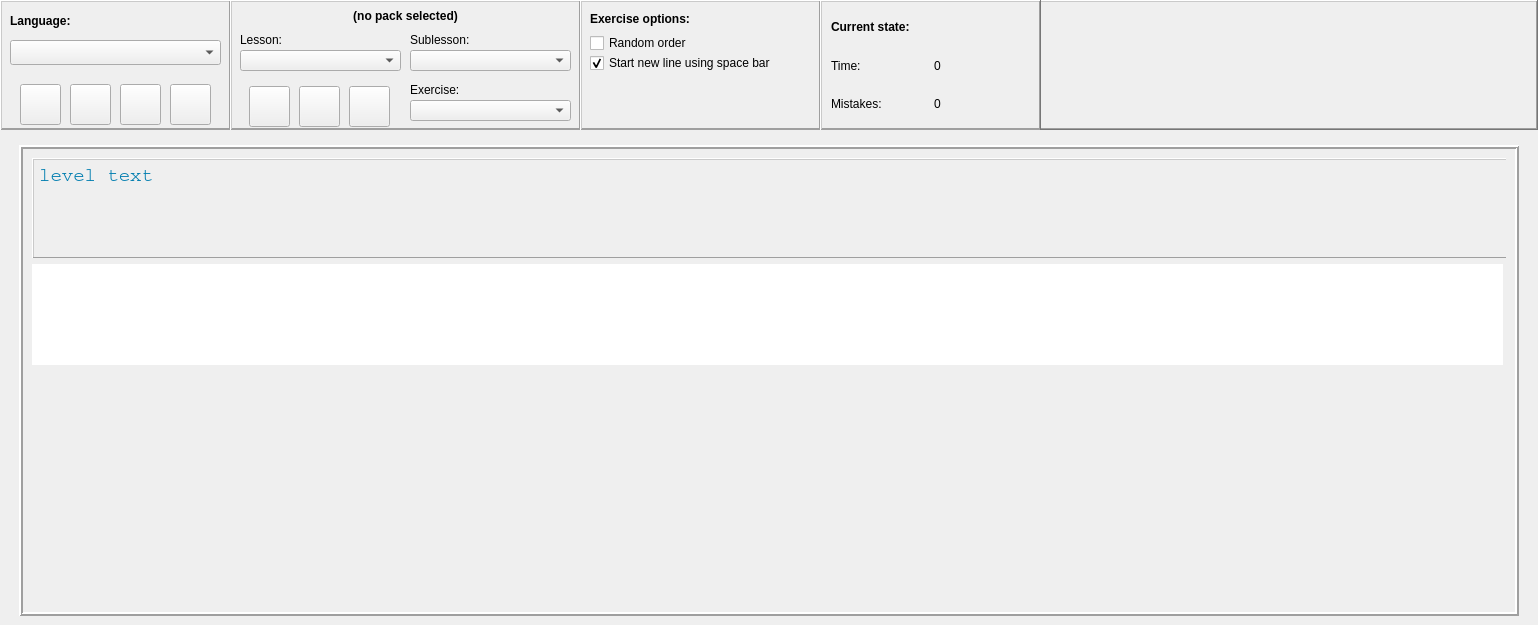
<?xml version="1.0" encoding="UTF-8"?>
<ui version="4.0">
 <class>OpenTyper</class>
 <widget class="QMainWindow" name="OpenTyper">
  <property name="geometry">
   <rect>
    <x>0</x>
    <y>0</y>
    <width>1538</width>
    <height>625</height>
   </rect>
  </property>
  <property name="windowTitle">
   <string notr="true">Open-Typer</string>
  </property>
  <property name="styleSheet">
   <string notr="true"/>
  </property>
  <widget class="QWidget" name="centralwidget">
   <layout class="QGridLayout" name="gridLayout">
    <property name="leftMargin">
     <number>0</number>
    </property>
    <property name="topMargin">
     <number>0</number>
    </property>
    <property name="rightMargin">
     <number>0</number>
    </property>
    <property name="bottomMargin">
     <number>0</number>
    </property>
    <item row="0" column="0">
     <widget class="QFrame" name="controlFrame">
      <property name="minimumSize">
       <size>
        <width>0</width>
        <height>130</height>
       </size>
      </property>
      <property name="maximumSize">
       <size>
        <width>16777215</width>
        <height>130</height>
       </size>
      </property>
      <property name="frameShape">
       <enum>QFrame::WinPanel</enum>
      </property>
      <property name="frameShadow">
       <enum>QFrame::Raised</enum>
      </property>
      <widget class="QFrame" name="optionsFrame">
       <property name="geometry">
        <rect>
         <x>0</x>
         <y>0</y>
         <width>231</width>
         <height>131</height>
        </rect>
       </property>
       <property name="frameShape">
        <enum>QFrame::WinPanel</enum>
       </property>
       <property name="frameShadow">
        <enum>QFrame::Raised</enum>
       </property>
       <widget class="QLabel" name="languageLabel">
        <property name="geometry">
         <rect>
          <x>10</x>
          <y>10</y>
          <width>211</width>
          <height>21</height>
         </rect>
        </property>
        <property name="font">
         <font>
          <weight>75</weight>
          <bold>true</bold>
         </font>
        </property>
        <property name="text">
         <string>Language:</string>
        </property>
        <property name="alignment">
         <set>Qt::AlignLeading|Qt::AlignLeft|Qt::AlignVCenter</set>
        </property>
       </widget>
       <widget class="languageComboBox" name="languageSelectBox">
        <property name="geometry">
         <rect>
          <x>10</x>
          <y>40</y>
          <width>211</width>
          <height>25</height>
         </rect>
        </property>
        <property name="focusPolicy">
         <enum>Qt::NoFocus</enum>
        </property>
       </widget>
       <widget class="QFrame" name="mainButtonsFrame">
        <property name="geometry">
         <rect>
          <x>10</x>
          <y>84</y>
          <width>211</width>
          <height>41</height>
         </rect>
        </property>
        <property name="frameShape">
         <enum>QFrame::NoFrame</enum>
        </property>
        <property name="frameShadow">
         <enum>QFrame::Plain</enum>
        </property>
        <widget class="QPushButton" name="optionsButton">
         <property name="geometry">
          <rect>
           <x>10</x>
           <y>0</y>
           <width>41</width>
           <height>41</height>
          </rect>
         </property>
         <property name="focusPolicy">
          <enum>Qt::NoFocus</enum>
         </property>
         <property name="toolTip">
          <string>Options</string>
         </property>
         <property name="text">
          <string notr="true"/>
         </property>
         <property name="icon">
          <iconset resource="../res.qrc">
           <normaloff>:/res/images/options.png</normaloff>:/res/images/options.png</iconset>
         </property>
         <property name="iconSize">
          <size>
           <width>30</width>
           <height>30</height>
          </size>
         </property>
        </widget>
        <widget class="QPushButton" name="openExerciseButton">
         <property name="geometry">
          <rect>
           <x>160</x>
           <y>0</y>
           <width>41</width>
           <height>41</height>
          </rect>
         </property>
         <property name="focusPolicy">
          <enum>Qt::NoFocus</enum>
         </property>
         <property name="toolTip">
          <string>Open custom exercise</string>
         </property>
         <property name="text">
          <string notr="true"/>
         </property>
         <property name="icon">
          <iconset resource="../res.qrc">
           <normaloff>:/res/images/edit.png</normaloff>:/res/images/edit.png</iconset>
         </property>
         <property name="iconSize">
          <size>
           <width>25</width>
           <height>25</height>
          </size>
         </property>
        </widget>
        <widget class="QPushButton" name="openPackButton">
         <property name="geometry">
          <rect>
           <x>60</x>
           <y>0</y>
           <width>41</width>
           <height>41</height>
          </rect>
         </property>
         <property name="focusPolicy">
          <enum>Qt::NoFocus</enum>
         </property>
         <property name="toolTip">
          <string>Open custom pack</string>
         </property>
         <property name="text">
          <string notr="true"/>
         </property>
         <property name="icon">
          <iconset resource="../res.qrc">
           <normaloff>:/res/images/open.png</normaloff>:/res/images/open.png</iconset>
         </property>
         <property name="iconSize">
          <size>
           <width>36</width>
           <height>36</height>
          </size>
         </property>
        </widget>
        <widget class="QPushButton" name="openEditorButton">
         <property name="geometry">
          <rect>
           <x>110</x>
           <y>0</y>
           <width>41</width>
           <height>41</height>
          </rect>
         </property>
         <property name="focusPolicy">
          <enum>Qt::NoFocus</enum>
         </property>
         <property name="toolTip">
          <string>Open editor</string>
         </property>
         <property name="text">
          <string notr="true"/>
         </property>
         <property name="icon">
          <iconset resource="../res.qrc">
           <normaloff>:/res/images/packEditor.png</normaloff>:/res/images/packEditor.png</iconset>
         </property>
         <property name="iconSize">
          <size>
           <width>40</width>
           <height>40</height>
          </size>
         </property>
        </widget>
       </widget>
      </widget>
      <widget class="QFrame" name="navigationFrame">
       <property name="geometry">
        <rect>
         <x>230</x>
         <y>0</y>
         <width>351</width>
         <height>131</height>
        </rect>
       </property>
       <property name="frameShape">
        <enum>QFrame::WinPanel</enum>
       </property>
       <property name="frameShadow">
        <enum>QFrame::Raised</enum>
       </property>
       <widget class="QLabel" name="trainingPackNameLabel">
        <property name="geometry">
         <rect>
          <x>10</x>
          <y>5</y>
          <width>331</width>
          <height>21</height>
         </rect>
        </property>
        <property name="font">
         <font>
          <weight>75</weight>
          <bold>true</bold>
         </font>
        </property>
        <property name="text">
         <string notr="true">(no pack selected)</string>
        </property>
        <property name="alignment">
         <set>Qt::AlignCenter</set>
        </property>
       </widget>
       <widget class="QFrame" name="navButtonsFrame">
        <property name="geometry">
         <rect>
          <x>9</x>
          <y>84</y>
          <width>161</width>
          <height>45</height>
         </rect>
        </property>
        <property name="frameShape">
         <enum>QFrame::NoFrame</enum>
        </property>
        <property name="frameShadow">
         <enum>QFrame::Plain</enum>
        </property>
        <widget class="QPushButton" name="repeatButton">
         <property name="geometry">
          <rect>
           <x>10</x>
           <y>2</y>
           <width>41</width>
           <height>41</height>
          </rect>
         </property>
         <property name="focusPolicy">
          <enum>Qt::NoFocus</enum>
         </property>
         <property name="toolTip">
          <string>Repeat exercise</string>
         </property>
         <property name="whatsThis">
          <string>Repeat exercise</string>
         </property>
         <property name="accessibleDescription">
          <string/>
         </property>
         <property name="text">
          <string/>
         </property>
         <property name="icon">
          <iconset resource="../res.qrc">
           <normaloff>:/res/images/repeat.png</normaloff>:/res/images/repeat.png</iconset>
         </property>
         <property name="iconSize">
          <size>
           <width>36</width>
           <height>36</height>
          </size>
         </property>
        </widget>
        <widget class="QPushButton" name="previousButton">
         <property name="geometry">
          <rect>
           <x>60</x>
           <y>2</y>
           <width>41</width>
           <height>41</height>
          </rect>
         </property>
         <property name="focusPolicy">
          <enum>Qt::NoFocus</enum>
         </property>
         <property name="toolTip">
          <string>Previous exercise</string>
         </property>
         <property name="text">
          <string/>
         </property>
         <property name="icon">
          <iconset resource="../res.qrc">
           <normaloff>:/res/images/previous.png</normaloff>:/res/images/previous.png</iconset>
         </property>
         <property name="iconSize">
          <size>
           <width>36</width>
           <height>36</height>
          </size>
         </property>
        </widget>
        <widget class="QPushButton" name="nextButton">
         <property name="geometry">
          <rect>
           <x>110</x>
           <y>2</y>
           <width>41</width>
           <height>41</height>
          </rect>
         </property>
         <property name="focusPolicy">
          <enum>Qt::NoFocus</enum>
         </property>
         <property name="toolTip">
          <string>Next exercise</string>
         </property>
         <property name="text">
          <string/>
         </property>
         <property name="icon">
          <iconset resource="../res.qrc">
           <normaloff>:/res/images/next.png</normaloff>:/res/images/next.png</iconset>
         </property>
         <property name="iconSize">
          <size>
           <width>36</width>
           <height>36</height>
          </size>
         </property>
        </widget>
       </widget>
       <widget class="QLabel" name="lessonSelectionLabel">
        <property name="geometry">
         <rect>
          <x>10</x>
          <y>30</y>
          <width>161</width>
          <height>20</height>
         </rect>
        </property>
        <property name="text">
         <string>Lesson:</string>
        </property>
       </widget>
       <widget class="QComboBox" name="lessonSelectionList">
        <property name="geometry">
         <rect>
          <x>10</x>
          <y>50</y>
          <width>161</width>
          <height>21</height>
         </rect>
        </property>
        <property name="focusPolicy">
         <enum>Qt::NoFocus</enum>
        </property>
       </widget>
       <widget class="QComboBox" name="sublessonSelectionList">
        <property name="geometry">
         <rect>
          <x>180</x>
          <y>50</y>
          <width>161</width>
          <height>21</height>
         </rect>
        </property>
        <property name="focusPolicy">
         <enum>Qt::NoFocus</enum>
        </property>
       </widget>
       <widget class="QLabel" name="sublessonSelectionLabel">
        <property name="geometry">
         <rect>
          <x>180</x>
          <y>30</y>
          <width>161</width>
          <height>20</height>
         </rect>
        </property>
        <property name="text">
         <string>Sublesson:</string>
        </property>
       </widget>
       <widget class="QLabel" name="levelSelectionLabel">
        <property name="geometry">
         <rect>
          <x>180</x>
          <y>80</y>
          <width>161</width>
          <height>20</height>
         </rect>
        </property>
        <property name="text">
         <string>Exercise:</string>
        </property>
       </widget>
       <widget class="QComboBox" name="levelSelectionList">
        <property name="geometry">
         <rect>
          <x>180</x>
          <y>100</y>
          <width>161</width>
          <height>21</height>
         </rect>
        </property>
        <property name="focusPolicy">
         <enum>Qt::NoFocus</enum>
        </property>
       </widget>
      </widget>
      <widget class="QFrame" name="levelOptionsFrame">
       <property name="geometry">
        <rect>
         <x>580</x>
         <y>0</y>
         <width>241</width>
         <height>131</height>
        </rect>
       </property>
       <property name="frameShape">
        <enum>QFrame::WinPanel</enum>
       </property>
       <property name="frameShadow">
        <enum>QFrame::Raised</enum>
       </property>
       <widget class="QCheckBox" name="randomOrderCheckBox">
        <property name="enabled">
         <bool>true</bool>
        </property>
        <property name="geometry">
         <rect>
          <x>10</x>
          <y>30</y>
          <width>221</width>
          <height>26</height>
         </rect>
        </property>
        <property name="focusPolicy">
         <enum>Qt::NoFocus</enum>
        </property>
        <property name="text">
         <string>Random order</string>
        </property>
        <property name="checkable">
         <bool>false</bool>
        </property>
       </widget>
       <widget class="QCheckBox" name="spaceNewlineCheckBox">
        <property name="enabled">
         <bool>true</bool>
        </property>
        <property name="geometry">
         <rect>
          <x>10</x>
          <y>50</y>
          <width>221</width>
          <height>26</height>
         </rect>
        </property>
        <property name="focusPolicy">
         <enum>Qt::NoFocus</enum>
        </property>
        <property name="text">
         <string>Start new line using space bar</string>
        </property>
        <property name="checkable">
         <bool>true</bool>
        </property>
        <property name="checked">
         <bool>true</bool>
        </property>
       </widget>
       <widget class="QLabel" name="label_2">
        <property name="geometry">
         <rect>
          <x>10</x>
          <y>10</y>
          <width>221</width>
          <height>17</height>
         </rect>
        </property>
        <property name="font">
         <font>
          <weight>75</weight>
          <bold>true</bold>
         </font>
        </property>
        <property name="text">
         <string>Exercise options:</string>
        </property>
       </widget>
      </widget>
      <widget class="QFrame" name="trainingFrame4">
       <property name="geometry">
        <rect>
         <x>820</x>
         <y>0</y>
         <width>221</width>
         <height>131</height>
        </rect>
       </property>
       <property name="frameShape">
        <enum>QFrame::WinPanel</enum>
       </property>
       <property name="frameShadow">
        <enum>QFrame::Raised</enum>
       </property>
       <property name="lineWidth">
        <number>3</number>
       </property>
       <property name="midLineWidth">
        <number>3</number>
       </property>
       <layout class="QGridLayout" name="gridLayout_3">
        <item row="1" column="0">
         <widget class="QLabel" name="currentTimeLabel">
          <property name="text">
           <string>Time:</string>
          </property>
         </widget>
        </item>
        <item row="2" column="1">
         <widget class="QLabel" name="currentMistakesNumber">
          <property name="text">
           <string notr="true">0</string>
          </property>
         </widget>
        </item>
        <item row="2" column="0">
         <widget class="QLabel" name="currentMistakesLabel">
          <property name="text">
           <string>Mistakes:</string>
          </property>
         </widget>
        </item>
        <item row="1" column="1">
         <widget class="QLabel" name="currentTimeNumber">
          <property name="text">
           <string notr="true">0</string>
          </property>
         </widget>
        </item>
        <item row="0" column="0" colspan="2">
         <widget class="QLabel" name="currentStateLabel">
          <property name="font">
           <font>
            <weight>75</weight>
            <bold>true</bold>
           </font>
          </property>
          <property name="text">
           <string>Current state:</string>
          </property>
         </widget>
        </item>
       </layout>
      </widget>
     </widget>
    </item>
    <item row="1" column="0">
     <widget class="QFrame" name="mainFrame">
      <property name="sizeIncrement">
       <size>
        <width>0</width>
        <height>0</height>
       </size>
      </property>
      <property name="baseSize">
       <size>
        <width>0</width>
        <height>0</height>
       </size>
      </property>
      <property name="frameShape">
       <enum>QFrame::NoFrame</enum>
      </property>
      <property name="frameShadow">
       <enum>QFrame::Plain</enum>
      </property>
      <layout class="QHBoxLayout" name="horizontalLayout">
       <item>
        <widget class="QFrame" name="paper">
         <property name="sizePolicy">
          <sizepolicy hsizetype="Fixed" vsizetype="Minimum">
           <horstretch>0</horstretch>
           <verstretch>0</verstretch>
          </sizepolicy>
         </property>
         <property name="minimumSize">
          <size>
           <width>1500</width>
           <height>0</height>
          </size>
         </property>
         <property name="acceptDrops">
          <bool>false</bool>
         </property>
         <property name="autoFillBackground">
          <bool>true</bool>
         </property>
         <property name="styleSheet">
          <string notr="true"/>
         </property>
         <property name="frameShape">
          <enum>QFrame::Box</enum>
         </property>
         <property name="frameShadow">
          <enum>QFrame::Raised</enum>
         </property>
         <property name="lineWidth">
          <number>2</number>
         </property>
         <property name="midLineWidth">
          <number>0</number>
         </property>
         <layout class="QGridLayout" name="gridLayout_2">
          <item row="0" column="0">
           <widget class="QFrame" name="levelSpace">
            <property name="sizePolicy">
             <sizepolicy hsizetype="Expanding" vsizetype="Fixed">
              <horstretch>0</horstretch>
              <verstretch>0</verstretch>
             </sizepolicy>
            </property>
            <property name="minimumSize">
             <size>
              <width>0</width>
              <height>100</height>
             </size>
            </property>
            <property name="cursor">
             <cursorShape>IBeamCursor</cursorShape>
            </property>
            <property name="frameShape">
             <enum>QFrame::NoFrame</enum>
            </property>
            <property name="frameShadow">
             <enum>QFrame::Plain</enum>
            </property>
            <widget class="QLabel" name="levelLabel">
             <property name="geometry">
              <rect>
               <x>0</x>
               <y>0</y>
               <width>1481</width>
               <height>101</height>
              </rect>
             </property>
             <property name="sizePolicy">
              <sizepolicy hsizetype="Expanding" vsizetype="Fixed">
               <horstretch>0</horstretch>
               <verstretch>0</verstretch>
              </sizepolicy>
             </property>
             <property name="font">
              <font>
               <family>Courier</family>
               <pointsize>14</pointsize>
              </font>
             </property>
             <property name="styleSheet">
              <string notr="true">color: rgb(0, 125, 175);</string>
             </property>
             <property name="frameShape">
              <enum>QFrame::WinPanel</enum>
             </property>
             <property name="frameShadow">
              <enum>QFrame::Raised</enum>
             </property>
             <property name="lineWidth">
              <number>1</number>
             </property>
             <property name="text">
              <string notr="true">level text</string>
             </property>
             <property name="alignment">
              <set>Qt::AlignLeading|Qt::AlignLeft|Qt::AlignTop</set>
             </property>
             <property name="textInteractionFlags">
              <set>Qt::NoTextInteraction</set>
             </property>
            </widget>
           </widget>
          </item>
          <item row="1" column="0">
           <widget class="QFrame" name="typingSpace">
            <property name="frameShape">
             <enum>QFrame::NoFrame</enum>
            </property>
            <property name="frameShadow">
             <enum>QFrame::Plain</enum>
            </property>
            <widget class="inputLabelWidget" name="inputLabel">
             <property name="geometry">
              <rect>
               <x>0</x>
               <y>0</y>
               <width>1471</width>
               <height>101</height>
              </rect>
             </property>
             <property name="sizePolicy">
              <sizepolicy hsizetype="Expanding" vsizetype="Fixed">
               <horstretch>0</horstretch>
               <verstretch>0</verstretch>
              </sizepolicy>
             </property>
             <property name="font">
              <font>
               <family>Courier</family>
               <pointsize>14</pointsize>
              </font>
             </property>
             <property name="cursor" stdset="0">
              <cursorShape>IBeamCursor</cursorShape>
             </property>
             <property name="mouseTracking">
              <bool>false</bool>
             </property>
             <property name="focusPolicy">
              <enum>Qt::StrongFocus</enum>
             </property>
             <property name="contextMenuPolicy">
              <enum>Qt::NoContextMenu</enum>
             </property>
             <property name="styleSheet">
              <string notr="true"/>
             </property>
             <property name="frameShape">
              <enum>QFrame::NoFrame</enum>
             </property>
             <property name="frameShadow">
              <enum>QFrame::Plain</enum>
             </property>
             <property name="html">
              <string notr="true">&lt;!DOCTYPE HTML PUBLIC &quot;-//W3C//DTD HTML 4.0//EN&quot; &quot;http://www.w3.org/TR/REC-html40/strict.dtd&quot;&gt;
&lt;html&gt;&lt;head&gt;&lt;meta name=&quot;qrichtext&quot; content=&quot;1&quot; /&gt;&lt;style type=&quot;text/css&quot;&gt;
p, li { white-space: pre-wrap; }
&lt;/style&gt;&lt;/head&gt;&lt;body style=&quot; font-family:'Courier'; font-size:14pt; font-weight:400; font-style:normal;&quot;&gt;
&lt;p style=&quot;-qt-paragraph-type:empty; margin-top:0px; margin-bottom:0px; margin-left:0px; margin-right:0px; -qt-block-indent:0; text-indent:0px;&quot;&gt;&lt;br /&gt;&lt;/p&gt;&lt;/body&gt;&lt;/html&gt;</string>
             </property>
             <property name="textInteractionFlags">
              <set>Qt::TextSelectableByKeyboard</set>
             </property>
             <property name="text" stdset="0">
              <string notr="true">input text</string>
             </property>
            </widget>
            <widget class="QTextEdit" name="mistakeLabel">
             <property name="geometry">
              <rect>
               <x>0</x>
               <y>0</y>
               <width>1471</width>
               <height>101</height>
              </rect>
             </property>
             <property name="sizePolicy">
              <sizepolicy hsizetype="Expanding" vsizetype="Fixed">
               <horstretch>0</horstretch>
               <verstretch>0</verstretch>
              </sizepolicy>
             </property>
             <property name="font">
              <font>
               <family>Courier</family>
               <pointsize>14</pointsize>
               <weight>50</weight>
               <bold>false</bold>
              </font>
             </property>
             <property name="cursor" stdset="0">
              <cursorShape>IBeamCursor</cursorShape>
             </property>
             <property name="mouseTracking">
              <bool>false</bool>
             </property>
             <property name="focusPolicy">
              <enum>Qt::NoFocus</enum>
             </property>
             <property name="styleSheet">
              <string notr="true">color: rgb(215, 71, 15);</string>
             </property>
             <property name="frameShape">
              <enum>QFrame::NoFrame</enum>
             </property>
             <property name="frameShadow">
              <enum>QFrame::Plain</enum>
             </property>
             <property name="html">
              <string notr="true">&lt;!DOCTYPE HTML PUBLIC &quot;-//W3C//DTD HTML 4.0//EN&quot; &quot;http://www.w3.org/TR/REC-html40/strict.dtd&quot;&gt;
&lt;html&gt;&lt;head&gt;&lt;meta name=&quot;qrichtext&quot; content=&quot;1&quot; /&gt;&lt;style type=&quot;text/css&quot;&gt;
p, li { white-space: pre-wrap; }
&lt;/style&gt;&lt;/head&gt;&lt;body style=&quot; font-family:'Courier'; font-size:14pt; font-weight:400; font-style:normal;&quot;&gt;
&lt;p style=&quot;-qt-paragraph-type:empty; margin-top:0px; margin-bottom:0px; margin-left:0px; margin-right:0px; -qt-block-indent:0; text-indent:0px;&quot;&gt;&lt;br /&gt;&lt;/p&gt;&lt;/body&gt;&lt;/html&gt;</string>
             </property>
             <property name="textInteractionFlags">
              <set>Qt::NoTextInteraction</set>
             </property>
             <property name="text" stdset="0">
              <string notr="true"/>
             </property>
            </widget>
            <zorder>mistakeLabel</zorder>
            <zorder>inputLabel</zorder>
           </widget>
          </item>
         </layout>
        </widget>
       </item>
      </layout>
     </widget>
    </item>
   </layout>
  </widget>
 </widget>
 <customwidgets>
  <customwidget>
   <class>inputLabelWidget</class>
   <extends>QTextEdit</extends>
   <header>src/include/widgets/inputlabel.h</header>
  </customwidget>
  <customwidget>
   <class>languageComboBox</class>
   <extends>QComboBox</extends>
   <header>src/include/widgets/languagecombobox.h</header>
  </customwidget>
 </customwidgets>
 <resources>
  <include location="../res.qrc"/>
 </resources>
 <connections/>
</ui>
